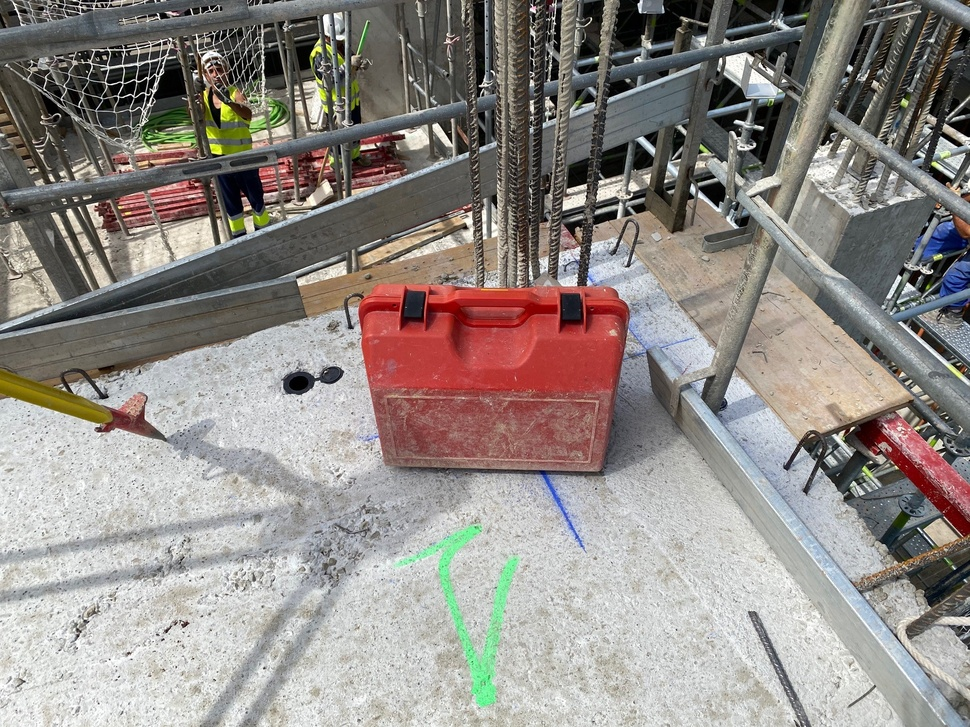
#> input picture Images/foto_caja.jpg, 970 x 727 px, shrunk from 2016 x 1512 before the run
$ python images.py
#> lines starting #> are read from the running program, lines starting #| are printed output that depends on the picture
# -*- coding: utf-8 -*-
"""
Created on Tue Jul 21 12:59:00 2020

@author: Juanjo_LG
"""

"""Script para el manejo y tratamiento de imágenes."""

from PIL import Image
import sys

#Se crea una instancia de la imagen.
im = Image.open("Images/foto_caja.jpg")
#> im is the input picture: PIL image 970x727 RGB; mean R, G, B 146.1, 139.7, 135.3
#| (77, 77, 69)

#Función para buscar coordenadas de píxeles que tengan un valor r,g,b.
def find_coord(image_name, r_q, g_q, b_q):
#> called with r_q = 59, g_q = 59, b_q = 51
    coord_list = []
    for x in range(im.size[0]):
        for y in range(im.size[1]):
            r,g,b = im.getpixel((x,y))
            if r == r_q and g == g_q and b == b_q:
                coord_list.append((x,y))
#> after the loop, coord_list = 36 pairs, first value 2 to 959, second value 2 to 575
    return coord_list

print(im.getpixel((0,5)))
print("RGB = 59,59,51",find_coord(im, 59, 59, 51))
#> (printed output is left out)

#Información de la imagen.
print("Tamaño de la imagen: %dx%d Píxeles" % (im.size))
#| Tamaño de la imagen: 970x727 Píxeles
print("Formato de la imagen: %s" % (im.format))
#| Formato de la imagen: JPEG
print("Modo de la imagen: %s" % (im.mode))
#| Modo de la imagen: RGB

#Separa la foto en las diferentes bandas.
#r, g, b = im.split()

#Muestra la foto en la banda del azul.
#b.show()

im_2 = im.convert("L")
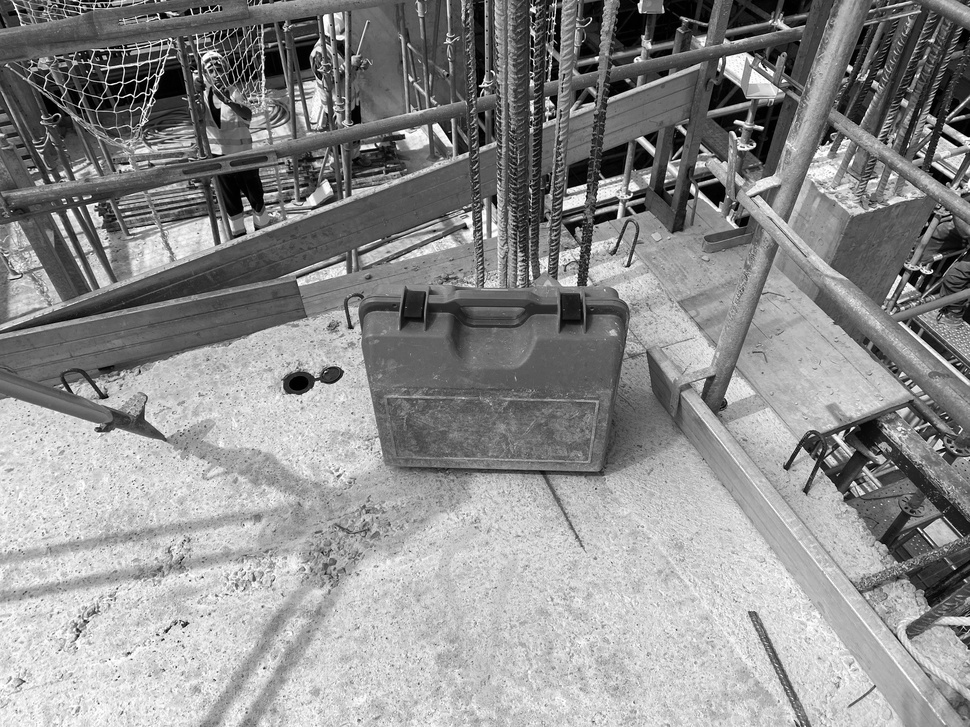
#> im_2: PIL image 970x727 L; min 0, max 255, mean 141.1


#Muestra los píxeles de la imagen.
data = list(im.getdata())
#> data = 705190 items

#Cuidado con mostrar todos los datos porque son MUCHISIMOS.
print(data[:5])
#| [(55, 52, 45), (61, 58, 51), (62, 59, 52), (69, 66, 59), (72, 71, 66)]

#Se muestra la imagen.
"""im.show()
im_2.show()"""

$ run again, with Images/foto_1.jpg copied over Images/foto_caja.jpg
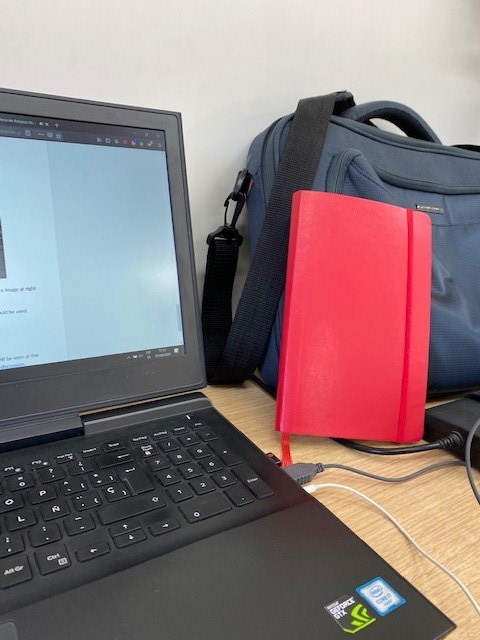
#> input picture Images/foto_1.jpg, 480 x 640 px
#> im is the input picture: PIL image 480x640 RGB; mean R, G, B 139.5, 121.3, 123.4
#| (226, 222, 213)
#> after the loop in find_coord, `for x in range(im.size[0]):`: coord_list = [(239, 270), (246, 259)]
#| RGB = 59,59,51 [(239, 270), (246, 259)]
#| Tamaño de la imagen: 480x640 Píxeles
#| Formato de la imagen: JPEG
#| Modo de la imagen: RGB
#> `im_2 = im.convert("L")`:
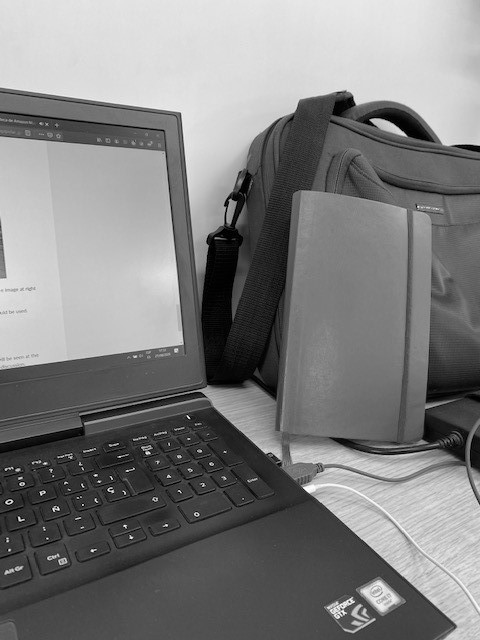
#> im_2: PIL image 480x640 L; min 0, max 255, mean 127
#> data = 307200 items
#| [(226, 222, 213), (227, 223, 214), (227, 223, 214), (228, 224, 215), (228, 224, 215)]

$ run again, with Images/foto_2.jpg copied over Images/foto_caja.jpg
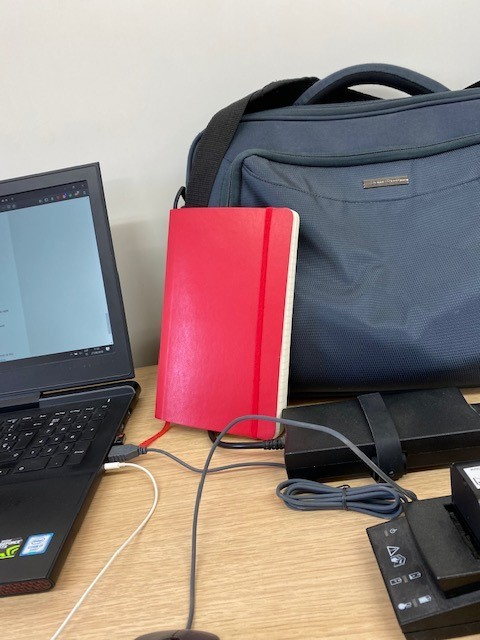
#> input picture Images/foto_2.jpg, 480 x 640 px
#> im is the input picture: PIL image 480x640 RGB; mean R, G, B 146.1, 127.8, 125.7
#| (230, 227, 220)
#> after the loop in find_coord, `for x in range(im.size[0]):`: coord_list = [(297, 249)]
#| RGB = 59,59,51 [(297, 249)]
#| Tamaño de la imagen: 480x640 Píxeles
#| Formato de la imagen: JPEG
#| Modo de la imagen: RGB
#> `im_2 = im.convert("L")`:
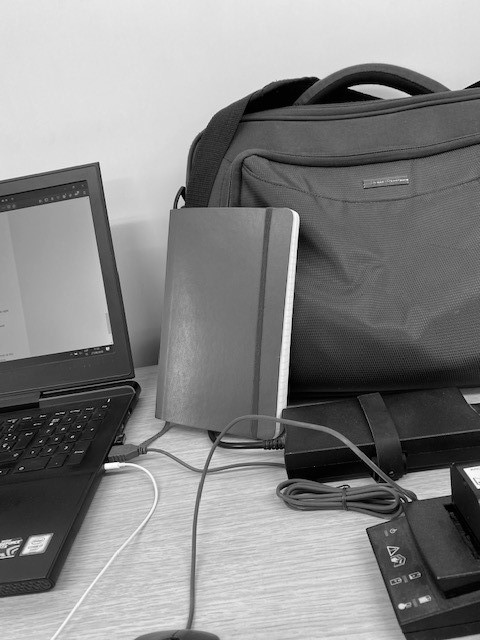
#> im_2: PIL image 480x640 L; min 0, max 255, mean 133
#> data = 307200 items
#| [(230, 225, 219), (230, 225, 219), (230, 225, 219), (230, 225, 219), (231, 226, 220)]
